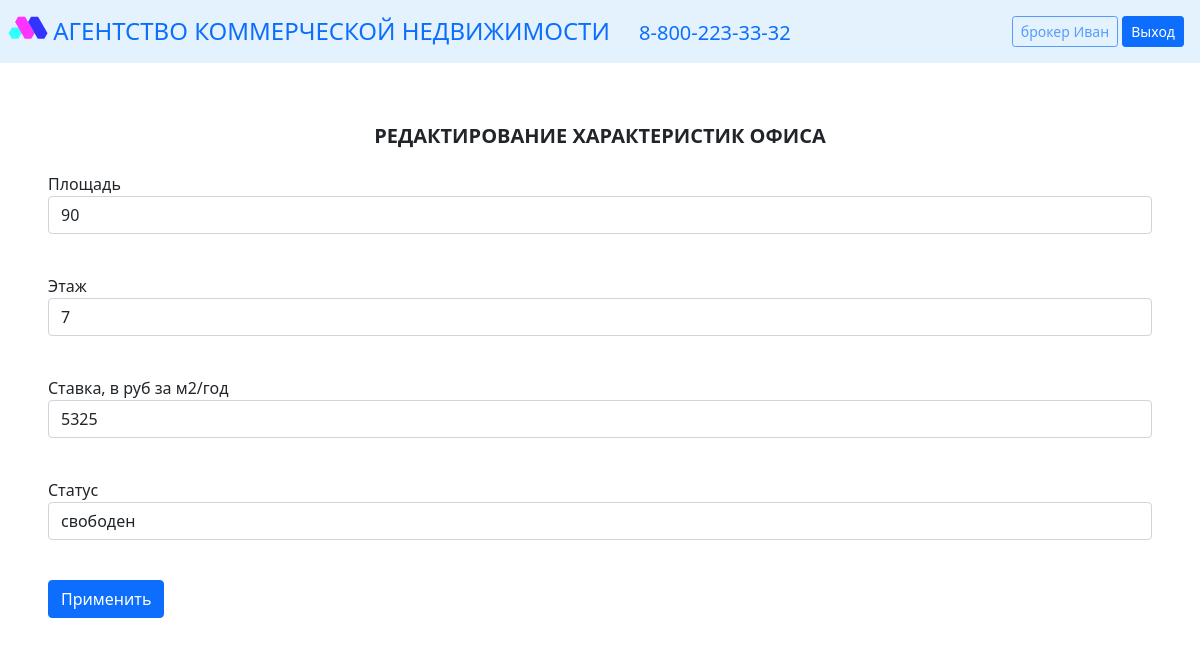
Screenshot of /edit_office/5 (signed in) with the database file from the repository.
### data/users.py (models this page shows, shortened)
class User(SqlAlchemyBase, UserMixin, SerializerMixin):
    __tablename__ = 'users'
    id = sqlalchemy.Column(sqlalchemy.Integer, primary_key=True, autoincrement=True)
    name = sqlalchemy.Column(sqlalchemy.String, nullable=True)
    role = sqlalchemy.Column(sqlalchemy.String, nullable=True)
    email = sqlalchemy.Column(sqlalchemy.String, index=True, unique=True, nullable=True)
    hashed_password = sqlalchemy.Column(sqlalchemy.String, nullable=True)
    created_date = sqlalchemy.Column(sqlalchemy.DateTime, default=datetime.datetime.now)
    business_centers = orm.relationship("Business_center", back_populates='user')
    offices = orm.relationship("Office", back_populates='user')

### data/offices.py (models this page shows)
class Office(SqlAlchemyBase, SerializerMixin):
    __tablename__ = 'offices'
    id = sqlalchemy.Column(sqlalchemy.Integer, primary_key=True, autoincrement=True)
    area = sqlalchemy.Column(sqlalchemy.String, nullable=True)
    floor = sqlalchemy.Column(sqlalchemy.String, nullable=True)
    bet = sqlalchemy.Column(sqlalchemy.String, nullable=True)
    status = sqlalchemy.Column(sqlalchemy.String, nullable=True)
    user_id = sqlalchemy.Column(sqlalchemy.Integer, sqlalchemy.ForeignKey("users.id"))
    user = orm.relationship('User')
    business_center_id = sqlalchemy.Column(sqlalchemy.Integer, sqlalchemy.ForeignKey("business_centers.id"))
    business_center = orm.relationship('Business_center')
    def __repr__(self):
        return f"Объект 'Офис' с id:{self.id}, создатель :{self.user.role} {self.user.name}"

### main.py (the view, shortened to what this page needs)
@app.route('/edit_office/<int:id>', methods=['GET', 'POST'])
@login_required
def edit_office(id):
    print(f"Запрос на редактирование офиса с id:{id}")
    form = OfficeForm()
    if request.method == "GET":
        db_sess = db_session.create_session()
        of = db_sess.query(Office).filter(Office.id == id,
                                          Office.user == current_user).first()
        print(of)
        if of:
            form.area.data = of.area
            form.floor.data = of.floor
            form.bet.data = of.bet
            form.status.data = of.status
        else:
            abort(404)
    return render_template('forms/office.html',
                           title='Редактирование характеристик офиса',
                           form=form)

### forms/office.py
class OfficeForm(FlaskForm):
    area = StringField('Площадь', validators=[DataRequired()])
    floor = StringField('Этаж', validators=[DataRequired()])
    bet = StringField('Ставка, в руб за м2/год', validators=[DataRequired()])
    status = SelectField('Статус', choices=['свободен', 'сдан'], validators=[DataRequired()])
    submit = SubmitField('Применить')

### data/db_session.py (called while the page is built)
def create_session() -> Session:
    global __factory
    return __factory()

### main.py (called while the page is built)
@login_manager.user_loader
def load_user(user_id):
    db_sess = db_session.create_session()
    return db_sess.query(User).get(user_id)

### templates/forms/office.html (shortened to what this page needs)
{% extends "base.html" %}
{% block content %}
<div class="wrapper m-5">
	<div class="title p-3">
		<p class="text-center h5 text-uppercase"><b>{{ title }}</b></p>
	</div>
	<form action="" method="post">
	    <p>
	        {{ form.area.label }}<br>
	        {{ form.area(class="form-control") }}<br>
	    </p>
		<p>
	        {{ form.floor.label }}<br>
	        {{ form.floor(class="form-control") }}<br>
	    </p>
		<p>
	        {{ form.bet.label }}<br>
	        {{ form.bet(class="form-control") }}<br>
	    </p>
		<p>
	        {{ form.status.label }}<br>
	        {{ form.status(class="form-control") }}<br>
	    </p>
	    <p>{{ form.submit(type="submit", class="btn btn-primary") }}</p>
	</form>
</div>
{% endblock %}

### templates/inc/nav_controls.html
<div class="nav_buttons m-3">
{% if current_user.is_authenticated %}
	<a href="#" class="btn btn-outline-primary disabled btn-sm">{{ current_user.role }} {{ current_user.name }}</a>
	<a href="/logout" class="btn btn-primary btn-sm" type="submit">Выход</a>
{% else %}
	<a href="/register" class="btn btn-light btn-sm" type="submit">Регистрация</a>
	<a href="/login" class="btn btn-primary btn-sm" type="submit">Авторизация</a>
{% endif %}
</div>

### static/css/style.css (style rules this page uses)
* { margin: 0 auto; padding: 0; box-sizing: border-box; }
body, html { width: 100%; }

### rows the page displays
User: role "брокер", name "Иван"
Office: area "90", floor "7", bet "5325", status "свободен"

### other values shown
{{ title }} "РЕДАКТИРОВАНИЕ ХАРАКТЕРИСТИК ОФИСА"
